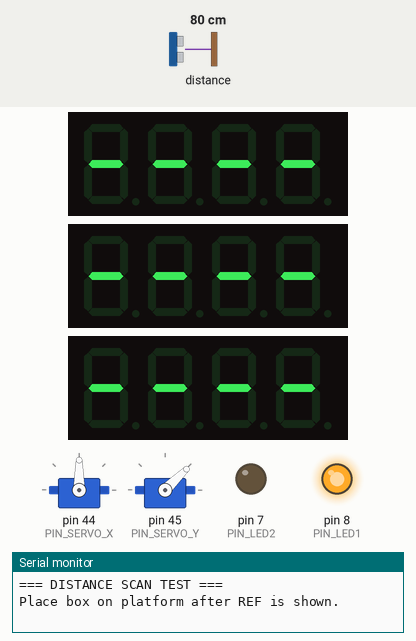
Simulated run of this sketch. Board: Arduino Mega 2560, built with avr-gcc and run on an emulated ATmega2560. Parts: 2 × servo, 3 × 4-digit seven-segment display, output pins drawn as LEDs (lit = HIGH), the last lines printed to the serial monitor. Wiring (inferred from the names in the program): 3 × TM1637 display: clock pin 26, DIO pin 28 / clock pin 22, DIO pin 24 / clock pin 30, DIO pin 32. The inputs (shaded band) are chosen by the test bench; at power-on: distance to the obstacle 80 cm. Pins used as bus, display or sensor lines are not drawn.

Above: at 1.1 s.
At 4.2 s:
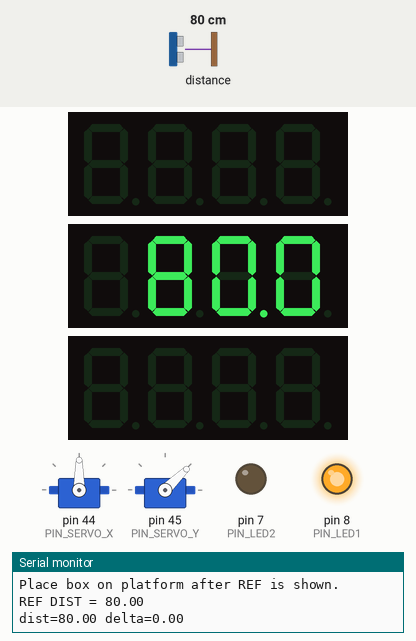
4.3 s: distance to the obstacle set to 74 cm
At 5.05 s:
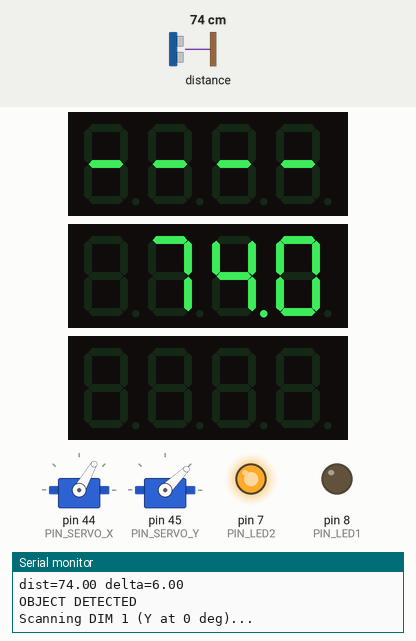
At 10.17 s:
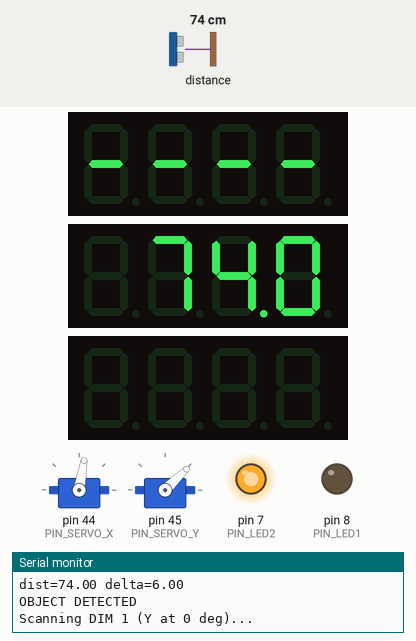
Timing chart, 0 to 16.9 s (numbered marks = the images above; inputs shaded):
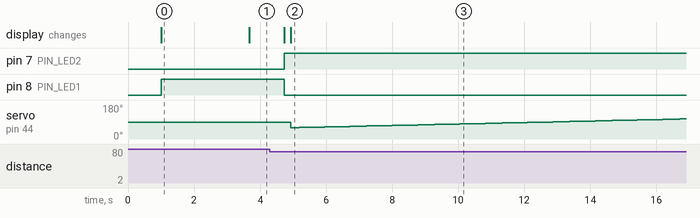

Measured:
- the behaviour switches between 78 and 77 cm on distance to the obstacle (found by bisection; images 1 and 2)
- after the input at 4.3 s, pin 7 (PIN_LED2): LOW → HIGH after 0.43 s; pin 8 (PIN_LED1): HIGH → LOW after 0.43 s; servo on pin 44 (PIN_SERVO_X): 90° → 60° after 0.63 s, → 61° 0.26 s later, → 62° 0.26 s later, → 63° 0.26 s later, … (47 changes in this stretch); the display: first changes after 0.43 s (image 2 shows a later state)
- what the display in image 0 shows lasts 2.7 s, from 1.0 s to 3.7 s

The sketch:

test_distance_scan.ino
```cpp
#include <Wire.h>
#include "Adafruit_VL53L0X.h"
#include <Servo.h>

#define PIN_SERVO_X 44
#define PIN_SERVO_Y 45
#define PIN_LED1    8
#define PIN_LED2    7

#define CLK1 22
#define DIO1 24
#define CLK2 26
#define DIO2 28
#define CLK3 30
#define DIO3 32

Adafruit_VL53L0X lox;
Servo servoX;
Servo servoY;

float refDist = 0;
int state = 0;

uint8_t seg[] = {
  0x3f, 0x06, 0x5b, 0x4f,
  0x66, 0x6d, 0x7d, 0x07,
  0x7f, 0x6f
};
uint8_t SEG_BLANK = 0x00;
uint8_t SEG_DASH  = 0x40;

void startTM(int clk, int dio) {
  pinMode(dio, OUTPUT);
  digitalWrite(dio, HIGH);
  digitalWrite(clk, HIGH);
  delayMicroseconds(5);
  digitalWrite(dio, LOW);
}

void stopTM(int clk, int dio) {
  digitalWrite(clk, LOW);
  digitalWrite(dio, LOW);
  delayMicroseconds(5);
  digitalWrite(clk, HIGH);
  delayMicroseconds(5);
  digitalWrite(dio, HIGH);
}

void writeByte(int clk, int dio, uint8_t b) {
  for (int i = 0; i < 8; i++) {
    digitalWrite(clk, LOW);
    delayMicroseconds(5);
    digitalWrite(dio, (b >> i) & 1);
    delayMicroseconds(5);
    digitalWrite(clk, HIGH);
    delayMicroseconds(5);
  }
  digitalWrite(clk, LOW);
  pinMode(dio, INPUT);
  delayMicroseconds(5);
  digitalWrite(clk, HIGH);
  delayMicroseconds(5);
  pinMode(dio, OUTPUT);
}

void writeRaw(int clk, int dio, uint8_t d1, uint8_t d2, uint8_t d3, uint8_t d4) {
  startTM(clk, dio); writeByte(clk, dio, 0x40); stopTM(clk, dio);
  startTM(clk, dio); writeByte(clk, dio, 0xC0);
  writeByte(clk, dio, d1);
  writeByte(clk, dio, d2);
  writeByte(clk, dio, d3);
  writeByte(clk, dio, d4);
  stopTM(clk, dio);
  startTM(clk, dio); writeByte(clk, dio, 0x88 | 7); stopTM(clk, dio);
}

void clearDisplay(int clk, int dio) {
  writeRaw(clk, dio, SEG_BLANK, SEG_BLANK, SEG_BLANK, SEG_BLANK);
}

void showDash(int clk, int dio) {
  writeRaw(clk, dio, SEG_DASH, SEG_DASH, SEG_DASH, SEG_DASH);
}

void showCM(int clk, int dio, float cm) {
  int v = (int)(cm * 100 + 0.5);
  if (v > 9999) v = 9999;
  if (v < 0) v = 0;
  int d1 = (v / 1000) % 10;
  int d2 = (v / 100) % 10;
  int d3 = (v / 10) % 10;
  int d4 = v % 10;
  uint8_t b1 = d1 > 0 ? seg[d1] : SEG_BLANK;
  uint8_t b2 = seg[d2] | 0x80;
  uint8_t b3 = seg[d3];
  uint8_t b4 = seg[d4];
  writeRaw(clk, dio, b1, b2, b3, b4);
}

void showDist(int clk, int dio, float cm) {
  int v = (int)(cm * 10 + 0.5);
  if (v > 9999) v = 9999;
  if (v < 0) v = 0;
  int d1 = (v / 1000) % 10;
  int d2 = (v / 100) % 10;
  int d3 = (v / 10) % 10;
  int d4 = v % 10;
  uint8_t b1 = d1 > 0 ? seg[d1] : SEG_BLANK;
  uint8_t b2 = (d1 > 0 || d2 > 0) ? seg[d2] : SEG_BLANK;
  uint8_t b3 = seg[d3] | 0x80;
  uint8_t b4 = seg[d4];
  writeRaw(clk, dio, b1, b2, b3, b4);
}

float readCM() {
  VL53L0X_RangingMeasurementData_t m;
  lox.rangingTest(&m, false);
  if (m.RangeStatus != 4) return m.RangeMilliMeter / 10.0;
  return -1;
}

float readStable() {
  float sum = 0;
  int c = 0;
  for (int i = 0; i < 5; i++) {
    float d = readCM();
    if (d > 0) { sum += d; c++; }
    delay(10);
  }
  return (c > 0) ? sum / c : -1;
}

float getReference() {
  float sum = 0;
  int c = 0;
  for (int i = 0; i < 10; i++) {
    float d = readStable();
    if (d > 0) { sum += d; c++; }
    delay(50);
  }
  return (c > 0) ? sum / c : -1;
}

float scanDimension() {
  float maxDim = 0;
  for (int angle = 60; angle <= 120; angle++) {
    servoX.write(angle);
    delay(40);
    float d = readStable();
    if (d > 0) {
      float h = refDist - d;
      if (h > maxDim) maxDim = h;
    }
  }
  for (int angle = 120; angle >= 60; angle--) {
    servoX.write(angle);
    delay(40);
    float d = readStable();
    if (d > 0) {
      float h = refDist - d;
      if (h > maxDim) maxDim = h;
    }
  }
  servoX.write(90);
  return maxDim;
}

void rotateServoY(int targetDeg) {
  static int currentDeg = 0;
  int step = (targetDeg > currentDeg) ? 1 : -1;
  while (currentDeg != targetDeg) {
    currentDeg += step;
    servoY.writeMicroseconds(map(currentDeg, 0, 180, 1000, 2000));
    delay(15);
  }
  delay(500);
}

void setup() {
  Serial.begin(115200);
  Wire.begin();
  pinMode(PIN_LED1, OUTPUT);
  pinMode(PIN_LED2, OUTPUT);
  pinMode(CLK1, OUTPUT); pinMode(DIO1, OUTPUT);
  pinMode(CLK2, OUTPUT); pinMode(DIO2, OUTPUT);
  pinMode(CLK3, OUTPUT); pinMode(DIO3, OUTPUT);

  if (!lox.begin()) {
    Serial.println("VL53L0X FAIL");
    while (1);
  }
  servoX.attach(PIN_SERVO_X);
  servoY.attach(PIN_SERVO_Y);
  servoX.write(90);
  servoY.writeMicroseconds(1000);
  delay(1000);

  showDash(CLK1, DIO1);
  showDash(CLK2, DIO2);
  showDash(CLK3, DIO3);

  Serial.println("=== DISTANCE SCAN TEST ===");
  Serial.println("Place box on platform after REF is shown.");
}

void loop() {
  if (state == 0) {
    digitalWrite(PIN_LED1, HIGH);
    digitalWrite(PIN_LED2, LOW);
    refDist = getReference();
    Serial.print("REF DIST = ");
    Serial.println(refDist, 2);
    clearDisplay(CLK1, DIO1);
    showDist(CLK2, DIO2, refDist);
    clearDisplay(CLK3, DIO3);
    state = 1;
  }
  else if (state == 1) {
    float d = readStable();
    showDist(CLK2, DIO2, d > 0 ? d : 0);
    Serial.print("dist=");
    Serial.print(d, 2);
    Serial.print(" delta=");
    Serial.println(d > 0 ? fabs(d - refDist) : -1, 2);
    if (d > 0 && fabs(d - refDist) > 2.0) {
      Serial.println("OBJECT DETECTED");
      digitalWrite(PIN_LED1, LOW);
      digitalWrite(PIN_LED2, HIGH);
      state = 2;
    }
    delay(200);
  }
  else if (state == 2) {
    Serial.println("Scanning DIM 1 (Y at 0 deg)...");
    showDash(CLK1, DIO1);
    float dim1 = scanDimension();
    Serial.print("DIM1 = ");
    Serial.println(dim1, 2);
    showCM(CLK1, DIO1, dim1);

    Serial.println("Rotating Y to 90 deg...");
    rotateServoY(90);
    refDist = getReference();
    Serial.println("Scanning DIM 2...");
    showDash(CLK2, DIO2);
    float dim2 = scanDimension();
    Serial.print("DIM2 = ");
    Serial.println(dim2, 2);
    showCM(CLK2, DIO2, dim2);

    Serial.println("Rotating Y to 180 deg...");
    rotateServoY(180);
    refDist = getReference();
    Serial.println("Scanning DIM 3...");
    showDash(CLK3, DIO3);
    float dim3 = scanDimension();
    Serial.print("DIM3 = ");
    Serial.println(dim3, 2);
    showCM(CLK3, DIO3, dim3);

    Serial.println("===== RESULT =====");
    Serial.print("W = "); Serial.print(dim1, 2); Serial.println(" cm");
    Serial.print("L = "); Serial.print(dim2, 2); Serial.println(" cm");
    Serial.print("H = "); Serial.print(dim3, 2); Serial.println(" cm");

    digitalWrite(PIN_LED2, LOW);
    delay(5000);
    Serial.println("Reset");
    rotateServoY(0);
    clearDisplay(CLK1, DIO1);
    clearDisplay(CLK2, DIO2);
    clearDisplay(CLK3, DIO3);
    state = 0;
  }
}
```
